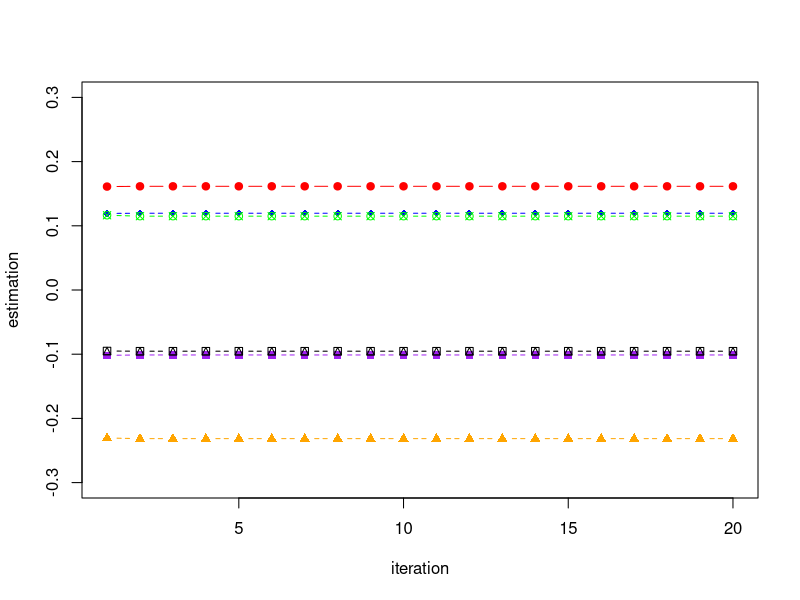

This chart was generated by the following R code:
## ---- chunk 1
library(readxl)
dat <- read_excel("CCC.xlsx")


#data
logwage<-dat$lwage76
edu<-dat$ed76
exper<-dat$age76-dat$ed76-6
expersq100<-exper^2/100
black<-dat$black
south<-dat$reg76r
urban<-dat$smsa76r

pub<-dat$nearc4a
priv<-dat$nearc4b
college4<-dat$nearc4
college2<-dat$nearc2

#12.25 a
#reduced form regression
y<-as.matrix(edu)
x<-as.matrix(cbind(exper,expersq100,black,south,urban,pub,priv,matrix(1,nrow(y),1)))
betaa<-solve(t(x)%*%x,t(x)%*%y)

#standard error 
n <- nrow(y)
k <- ncol(x)
invx <- solve(t(x)%*%x)
a <- n/(n-k)
e <- y-x%*%betaa
leverage <- rowSums(x*(x%*%invx))
sig2 <- (t(e) %*% e)/(n-k)
u1 <- x*(e%*%matrix(1,1,k))
u2 <- x*((e/sqrt(1-leverage))%*%matrix(1,1,k))
u3 <- x*((e/(1-leverage))%*%matrix(1,1,k))
v0 <- as.numeric(sig2)*invx
v1 <- invx %*% (t(u1)%*%u1) %*% invx
v1a <- a * invx %*% (t(u1)%*%u1) %*% invx
v2 <- invx %*% (t(u2)%*%u2) %*% invx
v3 <- invx %*% (t(u3)%*%u3) %*% invx
s0 <- sqrt(diag(v0)) # Homoskedastic formula
s1 <- sqrt(diag(v1)) # HC0
s1a <- sqrt(diag(v1a)) # HC1
s2 <- sqrt(diag(v2)) # HC2
s3 <- sqrt(diag(v3)) # HC3



#2sls
y<-as.matrix(logwage)
x<-as.matrix(cbind(edu,exper,expersq100,black,south,urban,matrix(1,nrow(y),1)))

z<-as.matrix(cbind(pub,priv,exper,expersq100,black,south,urban,matrix(1,nrow(y),1)))
zz<-t(z)%*%z
xz<-t(x)%*%z
zy<-t(z)%*%y

beta2sls<-solve(xz%*%solve(zz,t(xz)),xz%*%solve(zz,zy))
#standard error
n <- nrow(y)
e<-y-x%*%beta2sls
sig2<-(t(e) %*% e)/n
ze<-z*matrix(rep(e,dim(z)[2]),ncol = dim(z)[2],nrow = n)
Qzx=t(z)%*%x/n
Qzz=t(z)%*%z/n
Om=t(ze)%*%ze/n

v0<-solve(t(Qzx)%*%solve(Qzz,Qzx))*as.numeric(sig2)#homo
v1<-solve(t(Qzx)%*%solve(Qzz,Qzx),t(Qzx))%*%solve(Qzz,Om)%*%solve(Qzz,Qzx)%*%
  +solve(t(Qzx)%*%solve(Qzz,Qzx))#HC0
v1a<-(n/(n-dim(z)[2]))*v1#HC1
s0<-sqrt(diag(v0/n))#homo
s1<-sqrt(diag(v1/n))#HC0
s1a <- sqrt(diag(v1a/n))#HC1  

#12.25 b
#new reduced form regression with 2 year college
y<-as.matrix(edu)
x<-as.matrix(cbind(exper,expersq100,black,south,urban,pub,priv,college2,matrix(1,nrow(y),1)))
betab<-solve(t(x)%*%x,t(x)%*%y)
#standard error 
n <- nrow(y)
k <- ncol(x)
invx <- solve(t(x)%*%x)
a <- n/(n-k)
e <- y-x%*%betab
leverage <- rowSums(x*(x%*%invx))
sig2 <- (t(e) %*% e)/(n-k)
u1 <- x*(e%*%matrix(1,1,k))
u2 <- x*((e/sqrt(1-leverage))%*%matrix(1,1,k))
u3 <- x*((e/(1-leverage))%*%matrix(1,1,k))
v0 <- as.numeric(sig2)*invx
v1 <- invx %*% (t(u1)%*%u1) %*% invx
v1a <- a * invx %*% (t(u1)%*%u1) %*% invx
v2 <- invx %*% (t(u2)%*%u2) %*% invx
v3 <- invx %*% (t(u3)%*%u3) %*% invx
s0 <- sqrt(diag(v0)) # Homoskedastic formula
s1 <- sqrt(diag(v1)) # HC0
s1a <- sqrt(diag(v1a)) # HC1
s2 <- sqrt(diag(v2)) # HC2
s3 <- sqrt(diag(v3)) # HC3
tstatistic<-betab[8]/s1a[8]
pval<-dnorm(tstatistic)

#12.25 c
intact1<-pub*dat$age76
intact2<-pub*(dat$age76)^2/100
#new reduced form regression with 2 new interaction
y<-as.matrix(edu)
x<-as.matrix(cbind(exper,expersq100,black,south,urban,pub,priv,intact1,intact2,matrix(1,nrow(y),1)))
betac<-solve(t(x)%*%x,t(x)%*%y)
#standard error 
n <- nrow(y)
k <- ncol(x)
invx <- solve(t(x)%*%x)
a <- n/(n-k)
e <- y-x%*%betac
leverage <- rowSums(x*(x%*%invx))
sig2 <- (t(e) %*% e)/(n-k)
u1 <- x*(e%*%matrix(1,1,k))
u2 <- x*((e/sqrt(1-leverage))%*%matrix(1,1,k))
u3 <- x*((e/(1-leverage))%*%matrix(1,1,k))
v0 <- as.numeric(sig2)*invx
v1 <- invx %*% (t(u1)%*%u1) %*% invx
v1a <- a * invx %*% (t(u1)%*%u1) %*% invx
v2 <- invx %*% (t(u2)%*%u2) %*% invx
v3 <- invx %*% (t(u3)%*%u3) %*% invx
s0 <- sqrt(diag(v0)) # Homoskedastic formula
s1 <- sqrt(diag(v1)) # HC0
s1a <- sqrt(diag(v1a)) # HC1
s2 <- sqrt(diag(v2)) # HC2
s3 <- sqrt(diag(v3)) # HC3
tstatistic1<-betac[8]/s1a[8]
pval1<-dnorm(tstatistic1)
tstatistic2<-betac[9]/s1a[9]
pval2<-dnorm(tstatistic1)

#12.25 d 2sls with expanded instrument
intact1<-pub*dat$age76
intact2<-pub*(dat$age76)^2/100
y<-as.matrix(logwage)
x<-as.matrix(cbind(edu,exper,expersq100,black,south,urban,matrix(1,nrow(y),1)))

z<-as.matrix(cbind(pub,priv,intact1,intact2,exper,expersq100,black,south,urban,matrix(1,nrow(y),1)))
zz<-t(z)%*%z
xz<-t(x)%*%z
zy<-t(z)%*%y

beta2slsnew<-solve(xz%*%solve(zz,t(xz)),xz%*%solve(zz,zy))
#standard error
n <- nrow(y)
e<-y-x%*%beta2slsnew
sig2<-(t(e) %*% e)/n
ze<-z*matrix(rep(e,dim(z)[2]),ncol = dim(z)[2],nrow = n)
Qzx=t(z)%*%x/n
Qzz=t(z)%*%z/n
Om=t(ze)%*%ze/n

v0<-solve(t(Qzx)%*%solve(Qzz,Qzx))*as.numeric(sig2)#homo
v1<-solve(t(Qzx)%*%solve(Qzz,Qzx),t(Qzx))%*%solve(Qzz,Om)%*%solve(Qzz,Qzx)%*%
  +solve(t(Qzx)%*%solve(Qzz,Qzx))#HC0
v1a<-(n/(n-dim(z)[2]))*v1#HC1
s0<-sqrt(diag(v0/n))#homo
s1<-sqrt(diag(v1/n))#HC0
s1a <- sqrt(diag(v1a/n))#HC1  
tstat<-beta2slsnew/s1
p_val<-dnorm(tstat)




#13.28
#a
y<-as.matrix(logwage)
x<-as.matrix(cbind(edu,exper,expersq100,black,south,urban,matrix(1,nrow(y),1)))
z<-as.matrix(cbind(pub,priv,exper,expersq100,black,south,urban,matrix(1,nrow(y),1)))
zz<-t(z)%*%z
xz<-t(x)%*%z
zy<-t(z)%*%y
n <- nrow(y)
betaa=matrix(solve(xz%*%solve(zz,t(xz)),xz%*%solve(zz,zy)),ncol = 1)

for (m in 2:20) {
  
  e<-y-x%*%betaa[,m-1]
  ze<-z*matrix(rep(e,dim(z)[2]),ncol = dim(z)[2],nrow = n)
  W=solve(t(ze)%*%ze/n)
  betaa=cbind(betaa,solve(xz%*%W%*%t(xz),xz%*%W%*%zy))
}

#plot
plot(1:20, betaa[1,], type = "b", frame = TRUE, pch = 19, 
     col = "red", xlab = "iteration", ylab = "estimation",ylim = c(-0.3,0.3))
lines(1:20, betaa[2,], pch = 18, col = "blue", type = "b", lty = 2)
lines(1:20, betaa[3,], pch = 17, col = "orange", type = "b", lty = 2)
lines(1:20, betaa[4,], pch = 15, col = "purple", type = "b", lty = 2)
lines(1:20, betaa[5,], pch = 14, col = "black", type = "b", lty = 2)
lines(1:20, betaa[6,], pch = 13, col = "green", type = "b", lty = 2)

convcheckera<-c()
for (b in 1:19) {
  convcheckera[b]=norm(betaa[,b]-betaa[,b+1],type = "2")
}
#b
y<-as.matrix(logwage)
x<-as.matrix(cbind(edu,exper,expersq100,black,south,urban,matrix(1,nrow(y),1)))

z<-as.matrix(cbind(pub,priv,intact1,intact2,exper,expersq100,black,south,urban,matrix(1,nrow(y),1)))
zz<-t(z)%*%z
xz<-t(x)%*%z
zy<-t(z)%*%y
n <- nrow(y)
betab=matrix(solve(xz%*%solve(zz,t(xz)),xz%*%solve(zz,zy)),ncol = 1)

for (m in 2:20) {
  
  e<-y-x%*%betab[,m-1]
  ze<-z*matrix(rep(e,dim(z)[2]),ncol = dim(z)[2],nrow = n)
  W<-solve(t(ze)%*%ze/n)
  betab=cbind(betab,solve(xz%*%W%*%t(xz),xz%*%W%*%zy))
}
convcheckerb<-c()
for (b in 1:19) {
  convcheckerb[b]=norm(betab[,b]-betab[,b+1],type = "2")
}


#c
#for a
y<-as.matrix(logwage)
x<-as.matrix(cbind(edu,exper,expersq100,black,south,urban,matrix(1,nrow(y),1)))
z<-as.matrix(cbind(pub,priv,exper,expersq100,black,south,urban,matrix(1,nrow(y),1)))
zz<-t(z)%*%z
xz<-t(x)%*%z
zy<-t(z)%*%y
n <- nrow(y)

ba<-betaa[,20]
e<-y-x%*%ba
ze<-z*matrix(rep(e,dim(z)[2]),ncol = dim(z)[2],nrow = n)
W<-solve(t(ze)%*%ze/n)
Ja<-n*t(t(z)%*%(e)/n)%*%W%*%(t(z)%*%(e)/n)

#for b
y<-as.matrix(logwage)
x<-as.matrix(cbind(edu,exper,expersq100,black,south,urban,matrix(1,nrow(y),1)))

z<-as.matrix(cbind(pub,priv,intact1,intact2,exper,expersq100,black,south,urban,matrix(1,nrow(y),1)))
zz<-t(z)%*%z
xz<-t(x)%*%z
zy<-t(z)%*%y
n <- nrow(y)
bb<-betab[,20]

e<-y-x%*%bb
ze<-z*matrix(rep(e,dim(z)[2]),ncol = dim(z)[2],nrow = n)
W<-solve(t(ze)%*%ze/n)
Jb<-n*t(t(z)%*%(e)/n)%*%W%*%(t(z)%*%(e)/n)

